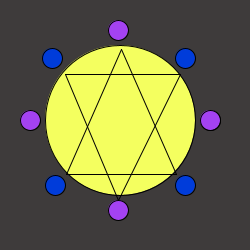
Frame 1 (no input)
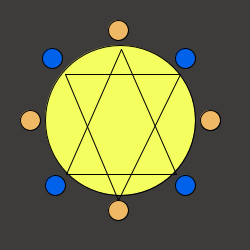
Frame 60 (the mouse pressed at the canvas centre just before this capture)
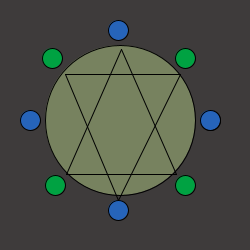
Frame 120 (the mouse held since frame 60 and released just before this capture)

The Processing sketch that drew these frames (run headless with seeded random() and noise(); from frame 60 on, the mouse is pressed at the canvas centre):

// Processing sketch: processing_105055
// ── processing_105055.pde

int colorR;
int colorG;
int colorB;

void setup(){
  size(250, 250);
  smooth();
  colorR= 244;
  colorG= 255;
  colorB= 95;
}

void draw(){
  background(62, 59, 59);
  //println(mouseX+", "+mouseY);
  fill(colorR-mouseX, colorG-mouseY, colorB);
  ellipse(120, 120, 150, 150);
  
  fill(random(255), random(255), random(255));
  ellipse(118, 30, 20, 20);
  ellipse(118, 210, 20, 20);
  ellipse(30, 120, 20, 20);
  ellipse(210, 120, 20, 20);
  ellipse(210, 120, 20, 20);
  
  fill(random(0), random(255), random(255));
  ellipse(55, 185, 20, 20);
  ellipse(185, 185, 20, 20);
  ellipse(52, 58, 20, 20);
  ellipse(185, 58, 20, 20);
  
  fill(3);
  line(121, 49, 66, 174);
  line(66, 174, 176, 174);
  line(121, 49, 176, 174);
  
  line(118, 200, 65, 74);
  line(65, 74, 180, 74);
  line(180, 74, 118, 200); 
}
